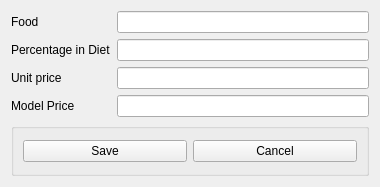
<?xml version="1.0" encoding="UTF-8"?>
<ui version="4.0">
 <class>EditStandardOfLivingModelPrice</class>
 <widget class="QWidget" name="EditStandardOfLivingModelPrice">
  <property name="geometry">
   <rect>
    <x>0</x>
    <y>0</y>
    <width>380</width>
    <height>187</height>
   </rect>
  </property>
  <property name="minimumSize">
   <size>
    <width>380</width>
    <height>175</height>
   </size>
  </property>
  <property name="windowTitle">
   <string>Edit Simulation Model Price</string>
  </property>
  <layout class="QVBoxLayout" name="verticalLayout">
   <item>
    <layout class="QFormLayout" name="formLayout">
     <item row="0" column="0">
      <widget class="QLabel" name="label_6">
       <property name="text">
        <string>Food</string>
       </property>
       <property name="buddy">
        <cstring>txtItem</cstring>
       </property>
      </widget>
     </item>
     <item row="0" column="1">
      <widget class="QLineEdit" name="txtItem">
       <property name="readOnly">
        <bool>true</bool>
       </property>
      </widget>
     </item>
     <item row="1" column="0">
      <widget class="QLabel" name="label_2">
       <property name="text">
        <string>Percentage in Diet</string>
       </property>
       <property name="buddy">
        <cstring>txtPercentageinDiet</cstring>
       </property>
      </widget>
     </item>
     <item row="1" column="1">
      <widget class="QLineEdit" name="txtPercentageinDiet">
       <property name="readOnly">
        <bool>true</bool>
       </property>
      </widget>
     </item>
     <item row="2" column="0">
      <widget class="QLabel" name="label_5">
       <property name="text">
        <string>Unit price</string>
       </property>
       <property name="buddy">
        <cstring>txtUnitPrice</cstring>
       </property>
      </widget>
     </item>
     <item row="2" column="1">
      <widget class="QLineEdit" name="txtUnitPrice">
       <property name="readOnly">
        <bool>true</bool>
       </property>
      </widget>
     </item>
     <item row="3" column="0">
      <widget class="QLabel" name="label_7">
       <property name="text">
        <string>Model Price</string>
       </property>
       <property name="buddy">
        <cstring>txtUnitPrice</cstring>
       </property>
      </widget>
     </item>
     <item row="3" column="1">
      <widget class="QLineEdit" name="txtModelprice"/>
     </item>
    </layout>
   </item>
   <item>
    <widget class="QGroupBox" name="groupBox">
     <property name="title">
      <string/>
     </property>
     <layout class="QHBoxLayout" name="horizontalLayout">
      <item>
       <widget class="QPushButton" name="cmdSave">
        <property name="text">
         <string>Save</string>
        </property>
       </widget>
      </item>
      <item>
       <widget class="QPushButton" name="cmdCancel">
        <property name="text">
         <string>Cancel</string>
        </property>
       </widget>
      </item>
     </layout>
    </widget>
   </item>
  </layout>
 </widget>
 <tabstops>
  <tabstop>txtItem</tabstop>
  <tabstop>txtPercentageinDiet</tabstop>
  <tabstop>txtUnitPrice</tabstop>
  <tabstop>cmdSave</tabstop>
  <tabstop>cmdCancel</tabstop>
 </tabstops>
 <resources/>
 <connections>
  <connection>
   <sender>cmdCancel</sender>
   <signal>clicked()</signal>
   <receiver>EditStandardOfLivingModelPrice</receiver>
   <slot>close()</slot>
   <hints>
    <hint type="sourcelabel">
     <x>306</x>
     <y>153</y>
    </hint>
    <hint type="destinationlabel">
     <x>261</x>
     <y>153</y>
    </hint>
   </hints>
  </connection>
  <connection>
   <sender>cmdSave</sender>
   <signal>clicked()</signal>
   <receiver>EditStandardOfLivingModelPrice</receiver>
   <slot>saveDietDetails()</slot>
   <hints>
    <hint type="sourcelabel">
     <x>111</x>
     <y>148</y>
    </hint>
    <hint type="destinationlabel">
     <x>10</x>
     <y>176</y>
    </hint>
   </hints>
  </connection>
  <connection>
   <sender>cmdSave</sender>
   <signal>clicked()</signal>
   <receiver>EditStandardOfLivingModelPrice</receiver>
   <slot>close()</slot>
   <hints>
    <hint type="sourcelabel">
     <x>102</x>
     <y>108</y>
    </hint>
    <hint type="destinationlabel">
     <x>189</x>
     <y>93</y>
    </hint>
   </hints>
  </connection>
 </connections>
 <slots>
  <slot>mdiClose()</slot>
  <slot>saveDietDetails()</slot>
 </slots>
</ui>
